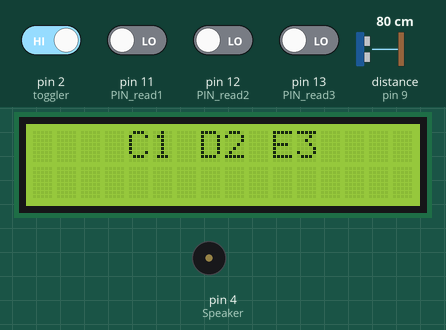
This sketch was run on a simulated Arduino Uno, built with avr-gcc and run on an emulated ATmega328P. On the bench: 16×2 character LCD, buzzer (waves = sounding). Wiring (inferred from the names in the program): ultrasonic range finder: trigger pin 8; echo pin 9. The test bench sets the inputs (shaded band); at power-on: pin 2 (toggler) HIGH, pin 11 (PIN_read1), pin 12 (PIN_read2), pin 13 (PIN_read3) LOW, distance to the obstacle (sensor on pin 9) 80 cm. The echo pulse lasts 58.3 µs per cm; EEPROM starts erased; what the sketch prints to the serial monitor is not drawn.

Above: at 1.2 s.
1.3 s: distance to the obstacle (sensor on pin 9) set to 18 cm
At 1.8 s:
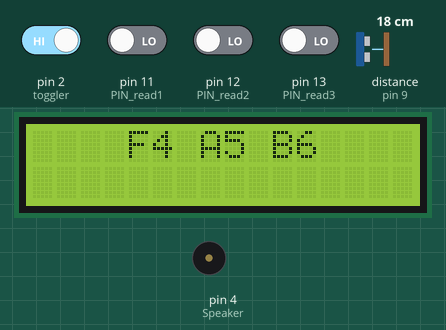
4.3 s: pin 2 (toggler) driven LOW
At 5.1 s:
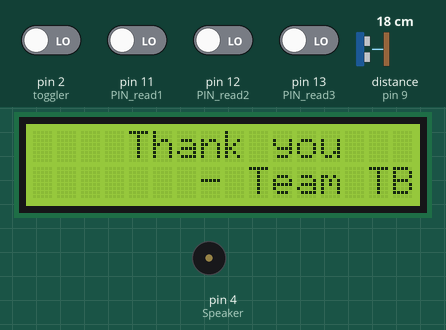
7.3 s: distance to the obstacle (sensor on pin 9) set to 2 cm
At 7.8 s:
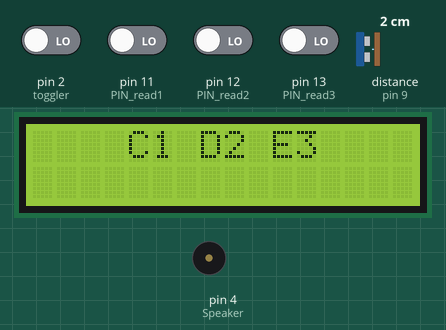
10.3 s: pin 11 (PIN_read1) driven HIGH
At 11.2 s:
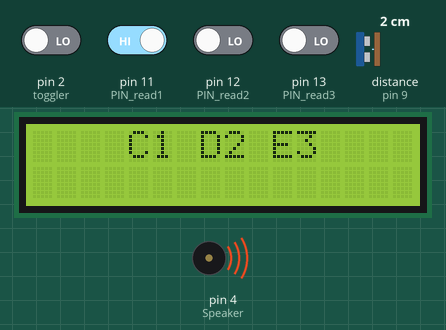
13.3 s: pin 11 (PIN_read1) driven LOW
At 14.2 s:
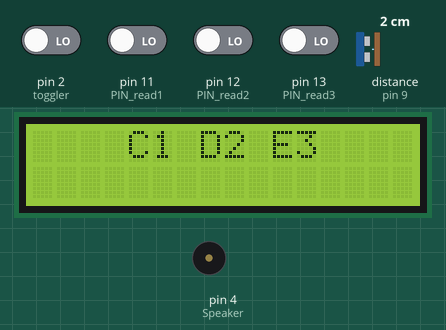
16.3 s: distance to the obstacle (sensor on pin 9) set to 4 cm
Timing chart, 0 to 19.3 s (numbered marks = the images above; inputs shaded):
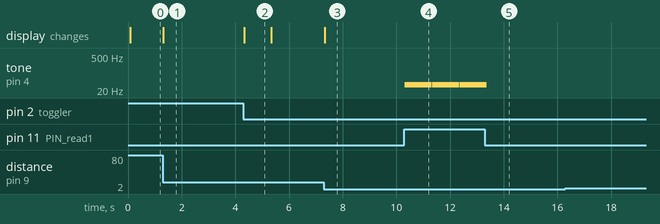

The sketch:

finalfinal.ino
```cpp
#include <Wire.h>
#include <LiquidCrystal_I2C.h>
#include <String.h>
#include <EEPROM.h>

LiquidCrystal_I2C lcd(0x27, 16, 2); //declaring the LCD screen

int NOTE_C1  =33; //exact frequencies to be played
int NOTE_D2  =73;
int NOTE_E3  =165;
int NOTE_F4  =349;
int NOTE_A5  =880;
int NOTE_B6 = 1976;
int NOTE_C7 = 2093;
int NOTE_C8 = 3186;
int NOTE_D8 = 3699;

int notes; // variable for identifying the triplet based on distance
long duration=0; // variable for the duration of sound wave travel
long distance=0; // variable for the distance measurement

String note; // for display

#define echoPin 9
#define trigPin 8
int Speaker =   4;
int PIN_read1 = 11;
int PIN_read2 = 12;
int PIN_read3 = 13;
int toggler = 2; // interrupt pin for toggling between the modes

//array for storing names and frequencies
String characters[9] = {"C1", "D2", "E3", "F4", "A5", "B6", "C7", "C8", "D8"};
int Notes[] = {NOTE_C1, NOTE_D2, NOTE_E3, NOTE_F4, NOTE_A5, NOTE_B6, NOTE_C7, NOTE_C8, NOTE_D8};

int t = 500; //delay variable for the program
bool val1;
bool val2;
bool val3;

int addr = 0; //for writing on EEPROM
int flag = 0; //flag variable for toggling between play and record modes

void setup() {
  pinMode(trigPin, OUTPUT);
  pinMode(echoPin, INPUT);
  pinMode(PIN_read1, INPUT); //button inputs
  pinMode(PIN_read2, INPUT); //button inputs
  pinMode(PIN_read3, INPUT); //button inputs
  pinMode(toggler, INPUT_PULLUP); //Interrupt input

  Serial.begin(9600);
  attachInterrupt(digitalPinToInterrupt(toggler), recordplayer, FALLING); //attaching ISR
  lcd.begin(); // initializing the LCD screen
}

void recordplayer() //ISR
{
  flag = 1;
}

void player() //function to play the stored value from EEPROM and also reset it
{
  int address = 0;
  int value = 0;
  String noteval;
  while(EEPROM.read(address)!=255) //end of data condition
  {
    value=EEPROM.read(address); //gets the array index from EEPROM to play the note
    lcd.clear();
    lcd.setCursor(7, 0);
    noteval=String(characters[value]);
    lcd.print(noteval); //display the note being played
    tone(Speaker, Notes[value], t); //play the note
    delay(t);
    EEPROM.write(address, 255); //resetting the EEPROM data at that location
    delay(300);
    address++;
  }
  flag = 0; //resetting the flag variable to go back to record mode
  lcd.setCursor(4, 0);
  lcd.print("Thank you");
  lcd.setCursor(7, 1);
  lcd.print("- Team TBD");
  delay(1000);

}

void loop() {
  if (flag==1) //polling to check play mode or record mode
  {
    player();
    addr=0; //resetting the storage address for EEPROM to begin from 0
  }
  else
  {
    //distance block for ultrasonic sensor
    digitalWrite(trigPin, LOW);
    delayMicroseconds(2);
    // Sets the trigPin HIGH (ACTIVE) for 10 microseconds
    digitalWrite(trigPin, HIGH);
    delayMicroseconds(10);
    digitalWrite(trigPin, LOW);
    // Reads the echoPin, returns the sound wave travel time in microseconds
    duration = pulseIn(echoPin, HIGH);
    // Calculating the distance
    distance = duration * 0.017; // Speed of sound wave divided by 2 (go and back)

    notes=(int)distance/10; // the value of distance cannot be more than 30, so identifying three triplets based on distance
    notes = notes*3;
    if(notes > 6){
      notes = 0;
    } //to throw any errors or overflow

    //displaying the possible notes on LCD screen
    note=String(characters[notes]);
    lcd.clear();
    lcd.setCursor(4, 0);
    lcd.print(note);
    lcd.print(" ");
    note=String(characters[notes+1]);
    lcd.print(note);
    lcd.print(" ");
    note=String(characters[notes+2]);
    lcd.print(note);
    lcd.print(" ");

    // logical blocks to play the note and store the data into EEPROM. All operations are within if to avoid garbage notes and data
    val1 = digitalRead(PIN_read1);
      if(val1 == HIGH)
      {
        tone(Speaker, Notes[notes], t);
        delay(t);
        EEPROM.write(addr, notes);
        Serial.println(characters[notes]);
        addr++;
      }
    val2 = digitalRead(PIN_read2);
      if(val2 == HIGH)
      {
        tone(Speaker, Notes[notes+1], t);
        delay(t);
        EEPROM.write(addr, notes+1);
        Serial.println(characters[notes+1]);
        addr++;
      }
    val3 = digitalRead(PIN_read3);
      if(val3 == HIGH)
      {
        tone(Speaker, Notes[notes+2], t);
        delay(t);
        EEPROM.write(addr, notes+2);
        Serial.println(characters[notes+2]);
        addr++;
      }
}
}
```

Measured:
- after the input at 1.3 s, the display: changes at once (image 1)
- after the input at 4.3 s, the display: changes at once (image 2)
- after the input at 7.3 s, the display: changes at once (image 3)
- after the input at 10.3 s, tone on pin 4 (Speaker): alternates 33 Hz for 0.50 s and silent for 0.01 s, starting at once
- after the input at 13.3 s, tone on pin 4 (Speaker): goes on until 13.4 s, then stays silent
- after the input at 16.3 s, every drawn part: stays the same
- what the display in image 2 shows lasts 1.0 s, from 4.3 s to 5.3 s
